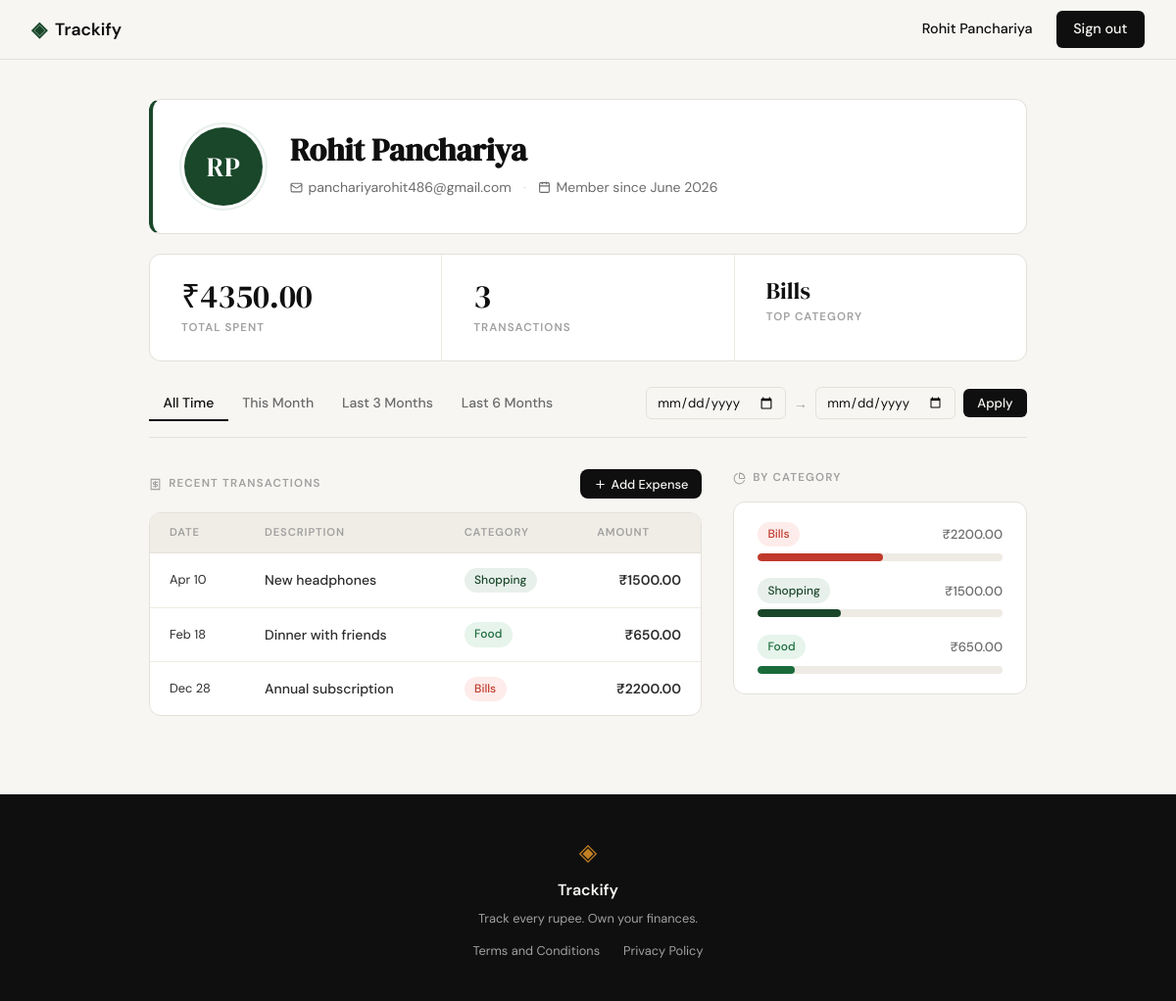
The app's page /profile (signed in), older data.
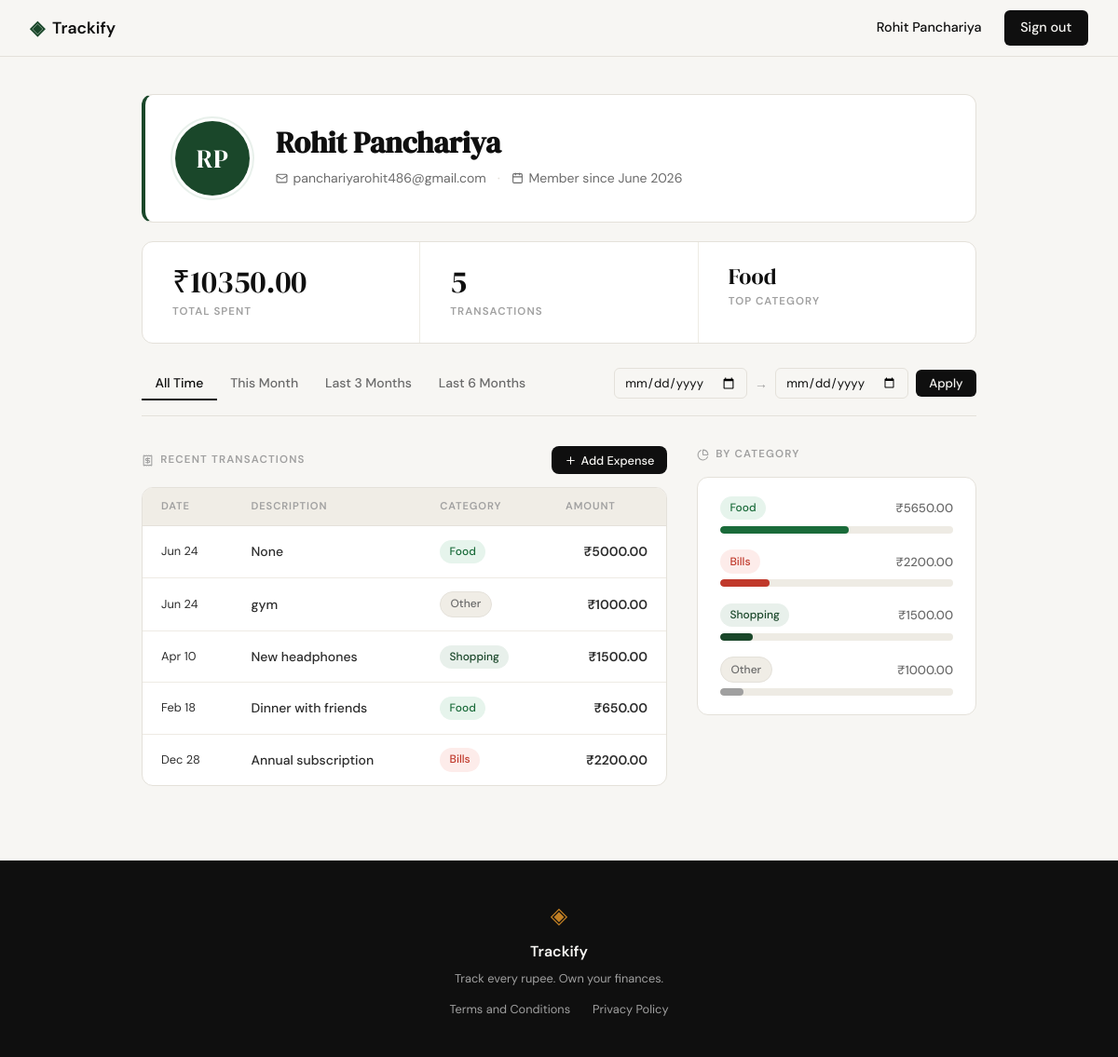
The same page, newer data.
### tables this page shows
CREATE TABLE users (
            id            INTEGER PRIMARY KEY AUTOINCREMENT,
            name          TEXT    NOT NULL,
            email         TEXT    NOT NULL UNIQUE,
            password_hash TEXT    NOT NULL,
            created_at    TEXT    DEFAULT (datetime('now'))
        );

CREATE TABLE expenses (
            id          INTEGER PRIMARY KEY AUTOINCREMENT,
            user_id     INTEGER NOT NULL REFERENCES users(id) ON DELETE CASCADE,
            amount      REAL    NOT NULL,
            category    TEXT    NOT NULL,
            date        TEXT    NOT NULL,
            description TEXT,
            created_at  TEXT    DEFAULT (datetime('now'))
        );

### app.py (the view)
@app.route("/profile")
@login_required
def profile():
    uid = session["user_id"]
    user = get_user_by_id(uid)
    today = date.today()
    today_str = today.isoformat()
    preset_this_month_from = today.replace(day=1).isoformat()
    m3, y3 = today.month - 3, today.year
    if m3 <= 0:
        m3, y3 = m3 + 12, y3 - 1
    preset_3months_from = date(y3, m3, 1).isoformat()
    m6, y6 = today.month - 6, today.year
    if m6 <= 0:
        m6, y6 = m6 + 12, y6 - 1
    preset_6months_from = date(y6, m6, 1).isoformat()
    raw_from = request.args.get('date_from', '').strip()
    raw_to   = request.args.get('date_to',   '').strip()
    date_from = date_to = None
    if raw_from:
        try:
            datetime.strptime(raw_from, '%Y-%m-%d')
            date_from = raw_from
        except ValueError:
            pass
    if raw_to:
        try:
            datetime.strptime(raw_to, '%Y-%m-%d')
            date_to = raw_to
        except ValueError:
            pass
    if bool(date_from) != bool(date_to):
        flash("Please provide both a start and an end date.")
        date_from = date_to = None
    elif date_from and date_to and date_from > date_to:
        flash("Start date must be before end date.")
        date_from = date_to = None
    if not date_from and not date_to:
        active_preset = 'all_time'
    elif date_from == preset_this_month_from and date_to == today_str:
        active_preset = 'this_month'
    elif date_from == preset_3months_from and date_to == today_str:
        active_preset = '3_months'
    elif date_from == preset_6months_from and date_to == today_str:
        active_preset = '6_months'
    else:
        active_preset = 'custom'
    stats        = get_summary_stats(uid, date_from=date_from, date_to=date_to)
    transactions = get_recent_transactions(uid, date_from=date_from, date_to=date_to)
    categories   = get_category_breakdown(uid, date_from=date_from, date_to=date_to)
    return render_template(
        "profile.html",
        user=user,
        stats=stats,
        transactions=transactions,
        categories=categories,
        valid_categories=VALID_CATEGORIES,
        date_from=date_from,
        date_to=date_to,
        active_preset=active_preset,
        preset_this_month_from=preset_this_month_from,
        preset_this_month_to=today_str,
        preset_3months_from=preset_3months_from,
        preset_3months_to=today_str,
        preset_6months_from=preset_6months_from,
        preset_6months_to=today_str,
    )

### app.py (called while the page is built)
def login_required(f):
    @functools.wraps(f)
    def decorated(*args, **kwargs):
        if not session.get('user_id'):
            flash("Please sign in to continue.")
            return redirect(url_for('login'))
        return f(*args, **kwargs)
    return decorated

### database/db.py (called while the page is built)
def get_db():
    conn = sqlite3.connect(DB_PATH)
    conn.row_factory = sqlite3.Row
    conn.execute("PRAGMA foreign_keys = ON")
    return conn

### database/queries.py (called while the page is built)
def _date_filter(user_id, date_from, date_to):
    where  = "WHERE user_id = ?"
    params = [user_id]
    if date_from and date_to:
        where  += " AND date BETWEEN ? AND ?"
        params += [date_from, date_to]
    return where, params

def get_user_by_id(user_id):
    conn = get_db()
    try:
        row = conn.execute(
            "SELECT name, email, created_at FROM users WHERE id = ?",
            (user_id,),
        ).fetchone()
        if row is None:
            return None
        dt = datetime.strptime(row["created_at"], "%Y-%m-%d %H:%M:%S")
        words = row["name"].split()
        initials = "".join(w[0].upper() for w in words[:2])
        return {
            "name": row["name"],
            "email": row["email"],
            "member_since": dt.strftime("%B %Y"),
            "initials": initials,
        }
    finally:
        conn.close()

def get_summary_stats(user_id, date_from=None, date_to=None):
    conn = get_db()
    try:
        where, params = _date_filter(user_id, date_from, date_to)
        row = conn.execute(
            f"SELECT COUNT(*) as cnt, COALESCE(SUM(amount), 0) as total "
            f"FROM expenses {where}",
            params,
        ).fetchone()
        total = row["total"]
        count = row["cnt"]
        top_row = conn.execute(
            f"SELECT category FROM expenses {where} "
            f"GROUP BY category ORDER BY SUM(amount) DESC LIMIT 1",
            params,
        ).fetchone()
        top_category = top_row["category"] if top_row else "—"
        return {
            "total_spent": f"₹{total:.2f}",
            "transaction_count": count,
            "top_category": top_category,
        }
    finally:
        conn.close()

### templates/profile.html (shortened to what this page needs)
{% extends "base.html" %}
{% block content %}
<div class="profile-page">
  <div class="profile-hero">
    <div class="profile-avatar">{{ user.initials }}</div>
    <div class="profile-hero-info">
      <h1 class="profile-name">{{ user.name }}</h1>
      <div class="profile-meta-row">
        <span class="profile-meta-item">
          <i data-lucide="mail"></i>{{ user.email }}
        </span>
        <span class="profile-meta-sep">·</span>
        <span class="profile-meta-item">
          <i data-lucide="calendar"></i>Member since {{ user.member_since }}
        </span>
      </div>
    </div>
  </div>
  <div class="profile-stats-strip">
    <div class="pstat">
      <span class="pstat-value">{{ stats.total_spent }}</span>
      <span class="pstat-label">Total Spent</span>
    </div>
    <div class="pstat">
      <span class="pstat-value">{{ stats.transaction_count }}</span>
      <span class="pstat-label">Transactions</span>
    </div>
    <div class="pstat">
      <span class="pstat-value pstat-cat">{{ stats.top_category }}</span>
      <span class="pstat-label">Top Category</span>
    </div>
  </div>
  <div class="filter-bar">
    <div class="filter-tabs">
      <a href="{{ url_for('profile') }}"
         class="filter-tab{% if active_preset == 'all_time' %} active{% endif %}">All Time</a>
      <a href="{{ url_for('profile', date_from=preset_this_month_from, date_to=preset_this_month_to) }}"
         class="filter-tab{% if active_preset == 'this_month' %} active{% endif %}">This Month</a>
      <a href="{{ url_for('profile', date_from=preset_3months_from, date_to=preset_3months_to) }}"
         class="filter-tab{% if active_preset == '3_months' %} active{% endif %}">Last 3 Months</a>
      <a href="{{ url_for('profile', date_from=preset_6months_from, date_to=preset_6months_to) }}"
         class="filter-tab{% if active_preset == '6_months' %} active{% endif %}">Last 6 Months</a>
    </div>
    <form method="GET" action="{{ url_for('profile') }}" class="filter-custom-form">
      <input type="date" name="date_from" value="{{ date_from or '' }}" class="form-input filter-date-input">
      <span class="filter-to-label">→</span>
      <input type="date" name="date_to" value="{{ date_to or '' }}" class="form-input filter-date-input">
      <button type="submit" class="btn-primary filter-apply-btn">Apply</button>
    </form>
  </div>
  <div class="profile-main-grid">
    <div class="profile-transactions-col">
      <div class="profile-section-header">
        <h2 class="profile-section-title">
          <i data-lucide="receipt"></i>
          Recent Transactions
        </h2>
        <button class="btn-primary btn-add-expense" id="open-add-expense-modal">
          <i data-lucide="plus"></i> Add Expense
        </button>
      </div>
      <div class="profile-table-wrap">
        <table class="profile-table">
          <thead>
            <tr>
              <th>Date</th>
              <th>Description</th>
              <th>Category</th>
              <th class="amount-col">Amount</th>
            </tr>
          </thead>
          <tbody>
            {% for tx in transactions %}
            <tr>
              <td class="tx-date">{{ tx.date }}</td>
              <td class="tx-desc">{{ tx.description }}</td>
              <td>
                <span class="badge badge-{{ tx.category | lower | replace(' ', '-') }}">
                  {{ tx.category }}
                </span>
              </td>
              <td class="amount-col tx-amount">{{ tx.amount }}</td>
            </tr>
            {% else %}
            <tr>
              <td colspan="4" class="tx-empty">No transactions match your filter.</td>
            </tr>
            {% endfor %}
          </tbody>
        </table>
      </div>
    </div>
    <div class="profile-breakdown-col">
      <h2 class="profile-section-title">
        <i data-lucide="pie-chart"></i>
        By Category
      </h2>
      <div class="profile-breakdown">
        {% for cat in categories %}
        <div class="breakdown-row">
          <div class="breakdown-meta">
            <span class="badge badge-{{ cat.name | lower | replace(' ', '-') }}">{{ cat.name }}</span>
            <span class="breakdown-amount">{{ cat.amount }}</span>
          </div>
          <div class="preview-bar-track">
            <div class="preview-bar breakdown-bar breakdown-bar-{{ cat.name | lower | replace(' ', '-') }}"
                 style="width: {{ cat.pct }}%"></div>
          </div>
        </div>
        {% else %}
        <p class="breakdown-empty">No data for this period.</p>
        {% endfor %}
      </div>
    </div>
  </div>
</div>
{% endblock %}

### templates/base.html (shortened to what this page needs)
<!DOCTYPE html>
<html lang="en">
<head>
    <link rel="stylesheet" href="{{ url_for('static', filename='css/style.css') }}">
</head>
<body>
    <nav class="navbar">
        <div class="nav-inner">
            <a href="{{ url_for('landing') }}" class="nav-brand">
                <span class="brand-icon">◈</span>
                <span class="brand-name">Trackify</span>
            </a>
            <div class="nav-links">
                {% if session.get('user_id') %}
                <span class="nav-user">{{ session['user_name'] }}</span>
                <a href="{{ url_for('logout') }}" class="nav-cta">Sign out</a>
                {% else %}
                <a href="{{ url_for('login') }}">Sign in</a>
                <a href="{{ url_for('register') }}" class="nav-cta">Get started</a>
                {% endif %}
            </div>
        </div>
    </nav>
    <main class="main-content">
        {% block content %}{% endblock %}
    </main>
    <footer class="footer">
        <div class="footer-inner">
            <span class="brand-icon">◈</span>
            <span class="footer-name">Trackify</span>
            <p class="footer-copy">Track every rupee. Own your finances.</p>
            <div class="footer-links">
                <a href="{{ url_for('terms') }}">Terms and Conditions</a>
                <a href="{{ url_for('privacy') }}">Privacy Policy</a>
            </div>
        </div>
    </footer>
</body>
</html>

Row changes from the older to the newer data that the page shows:
added expenses: date "Jun 24", description "None", category "Food", amount "₹5000.00"
added expenses: date "Jun 24", description "gym", category "Other", amount "₹1000.00"
shown differently, row unchanged: expenses "Annual subscription": top_category "Bills" → (not shown)
Text that changed along with them:
{{ stats.total_spent }}: "₹4350.00" → "₹10350.00"
{{ stats.transaction_count }}: "3" → "5"
{{ stats.top_category }}: (not shown) → "Food"
{{ cat.pct }}: 51 → 21 (drawn)
{{ cat.pct }}: 34 → 14 (drawn)
new list line: "Food ₹5650.00"
new list line: "Other ₹1000.00"
list line gone: "Food ₹650.00"
